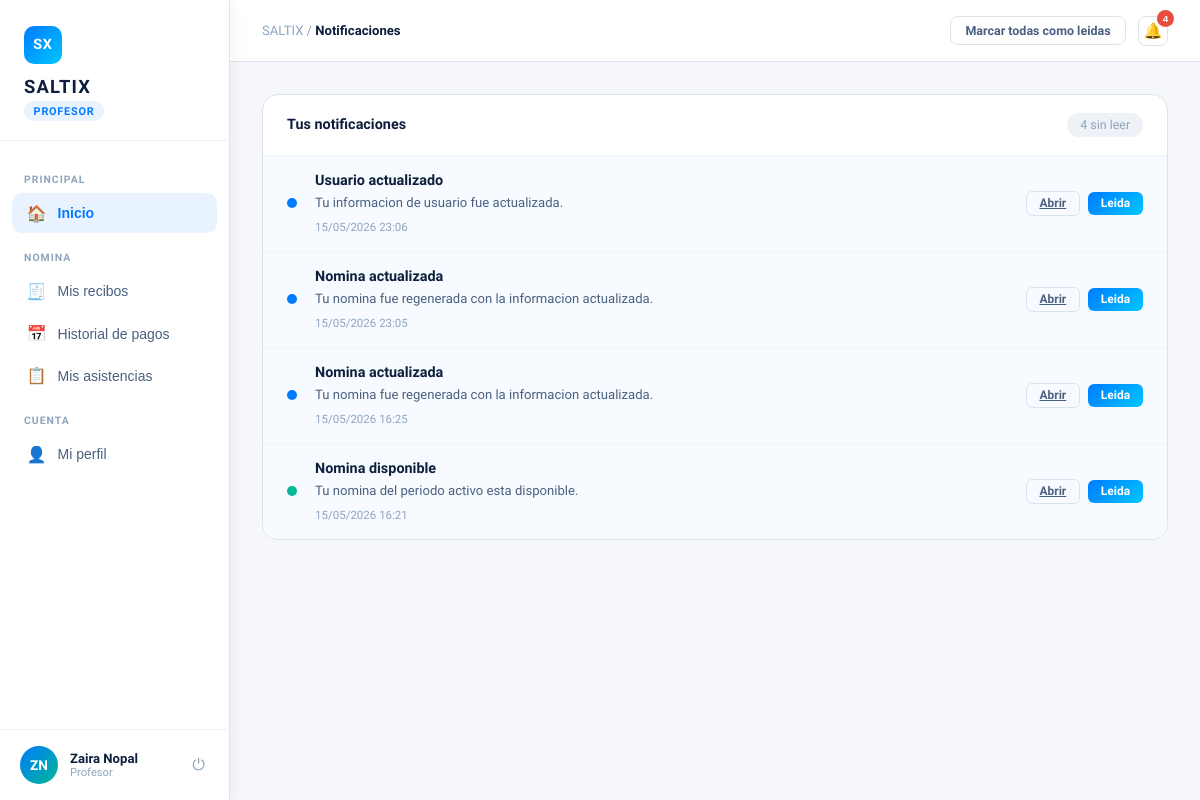
/notificaciones/ (signed in), run on the app's committed database.
### users/models.py (models this page shows, shortened)
class Usuario(AbstractBaseUser, PermissionsMixin):
    email = models.EmailField(max_length=254, unique=True)
    nombre = models.CharField(max_length=50, blank=False, null=False)
    apellido = models.CharField(max_length=50, blank=False, null=False)
    is_active = models.BooleanField(default=True)
    is_staff = models.BooleanField(default=False)
    date_joined = models.DateTimeField(default=timezone.now)
    last_login = models.DateTimeField(null=True, blank=True)
    rol_id = models.ForeignKey('Rol', on_delete=models.PROTECT, null=True, blank=True, related_name='users')
    objects = UsuarioManager()
    USERNAME_FIELD = "email"
    REQUIRED_FIELDS = ["nombre", "apellido"]

class Rol(models.Model):
    nombre = models.CharField(max_length=50, blank=False, null=False)
    descripcion = models.TextField(max_length=1000, blank=True, null=True)

### Notifications/models.py (models this page shows, shortened)
class Notificacion(models.Model):
    TIPOS = [
        ("info", "Info"),
        ("success", "Success"),
        ("warning", "Warning"),
        ("danger", "Danger"),
    ]
    usuario = models.ForeignKey(
        settings.AUTH_USER_MODEL,
        on_delete=models.CASCADE,
        related_name="notificaciones",
    )
    titulo = models.CharField(max_length=120)
    mensaje = models.TextField(max_length=1000)
    tipo = models.CharField(max_length=10, choices=TIPOS, default="info")
    url = models.CharField(max_length=255, blank=True)
    leida = models.BooleanField(default=False)
    archivada = models.BooleanField(default=False)
    creada_en = models.DateTimeField(auto_now_add=True)
    class Meta:
        ordering = ["-creada_en", "-id"]
        indexes = [
            models.Index(fields=["usuario", "leida", "archivada"]),
            models.Index(fields=["usuario", "creada_en"]),
        ]

### Notifications/views.py (the view)
# urls.py: path("", views.lista_notificaciones, name="list"),
@login_required
def lista_notificaciones(request):
    notificaciones = Notificacion.objects.filter(
        usuario=request.user,
        archivada=False,
    ).order_by("-creada_en", "-id")
    return render(
        request,
        "Notifications/lista.html",
        {"notificaciones": notificaciones},
    )

### Notifications/context_processors.py (called while the page is built)
def notifications(request):
    user = getattr(request, "user", None)
    if not user or not user.is_authenticated:
        return {}
    qs = Notificacion.objects.filter(usuario=user, archivada=False)
    return {
        "notification_unread_count": qs.filter(leida=False).count(),
        "notification_latest": qs.order_by("-creada_en")[:5],
    }

### Notifications/templates/Notifications/lista.html (shortened to what this page needs)
{% extends "core/layout.html" %}
{% load static %}
{% block page_css %}
<link rel="stylesheet" href="{% static 'css/dashboard_base.css' %}">
<link rel="stylesheet" href="{% static 'css/dashboard_shared.css' %}">
<link rel="stylesheet" href="{% static 'Notifications/css/notifications.css' %}">
{% endblock %}
{% block topbar %}
<div class="topbar">
  <div class="topbar-left">
    <div>
      <div class="breadcrumb">SALTIX / <strong>Notificaciones</strong></div>
    </div>
  </div>
  <div class="topbar-actions">
    <form action="{% url 'notifications:mark_all_read' %}" method="post">
      <button class="btn-outline" type="submit">Marcar todas como leidas</button>
    </form>
    {% include "Notifications/partials/bell.html" %}
  </div>
</div>
{% endblock %}
{% block content %}
<section class="notifications-page">
  <div class="table-wrap">
    <div class="table-header">
      <h3>Tus notificaciones</h3>
      <span class="topbar-date">{{ notification_unread_count }} sin leer</span>
    </div>
    <div class="notification-list">
      {% for notificacion in notificaciones %}
        <article class="notification-row {% if notificacion.leida %}is-read{% else %}is-unread{% endif %}">
          <span class="notification-dot type-{{ notificacion.tipo }}"></span>
          <div class="notification-copy">
            <div class="notification-title">{{ notificacion.titulo }}</div>
            <p>{{ notificacion.mensaje }}</p>
            <span>{{ notificacion.creada_en|date:"d/m/Y H:i" }}</span>
          </div>
          <div class="notification-actions">
            {% if notificacion.url %}
              <a class="btn-outline btn-sm" data-notification-link="1" data-mark-read-url="{% url 'notifications:mark_read' notificacion.id %}" href="{{ notificacion.url }}">Abrir</a>
            {% endif %}
            {% if not notificacion.leida %}
              <form action="{% url 'notifications:mark_read' notificacion.id %}" method="post">
                <button class="btn-primary btn-sm" type="submit">Leida</button>
              </form>
            {% endif %}
          </div>
        </article>
      {% empty %}
        <div class="notification-empty">No tienes notificaciones.</div>
      {% endfor %}
    </div>
  </div>
</section>
{% endblock %}

### core/templates/core/layout.html (shortened to what this page needs)
{% load static %}
<!DOCTYPE html>
<html lang="es">
<head>
  {% block page_css %}{% endblock %}
  <link rel="stylesheet" href="{% static 'Notifications/css/notifications.css' %}">
</head>
<body>
  {% if user.is_authenticated %}
    {% with role=user.rol_id.nombre|default:""|lower %}
      {% if role == "jefatura" %}
        <aside class="sidebar" id="sidebar">
          <div class="sidebar-logo">
            <div class="logo-mark">SX</div>
            <h1>SALTIX</h1>
            <span class="role-tag">Panel de Jefatura</span>
          </div>
          <nav>
            <button class="nav-item active" onclick="showPage('equipo', this)">
              <span class="icon">&#x1F465;</span> Mi equipo
            </button>
            <button class="nav-item" onclick="showPage('asistencia', this)">
              <span class="icon">&#x1F550;</span> Asistencia
            </button>
            <button class="nav-item" onclick="showPage('solicitudes', this)">
              <span class="icon">&#x1F4CB;</span> Solicitudes
              <span class="badge" id="badge-sol" style="position:relative;top:0;right:0;margin-left:auto;background:#e74c3c;color:#fff;border-radius:999px;padding:1px 7px;font-size:0.68rem;">{{ solicitudes_pendientes_total }}</span>
            </button>
            <button class="nav-item" onclick="showPage('reportes', this)">
              <span class="icon">&#x1F4CA;</span> Reportes
            </button>
          </nav>
          <div class="sidebar-profile">
            <div class="avatar">{{ user.nombre|default:"U"|slice:":1" }}{{ user.apellido|default:""|slice:":1" }}</div>
            <div class="profile-info">
              <div class="profile-name">{{ user.nombre }} {{ user.apellido }}</div>
              <div class="profile-role">{{ user.rol_id.nombre|default:"" }}</div>
            </div>
            <form action="{% url 'logout' %}" method="post" class="logout-form">
              {% csrf_token %}
              <button class="logout-btn" type="submit" title="Cerrar sesion">&#x23FB;</button>
            </form>
          </div>
        </aside>
      {% elif role == "profesor"%}
        <aside class="sidebar" id="sidebar">
          <div class="sidebar-logo">
            <div class="logo-mark">SX</div>
            <h1>SALTIX</h1>
            <span class="role-tag">Profesor</span>
          </div>
          <nav>
            <div class="nav-label">Principal</div>
            <button class="nav-item active" onclick="showPage('inicio',this)">
              <span class="icon">&#x1F3E0;</span>
              Inicio
            </button>
            <div class="nav-label">Nomina</div>
            <button class="nav-item" onclick="showPage('recibos',this)">
              <span class="icon">&#x1F9FE;</span>
              Mis recibos
            </button>
            <button class="nav-item" onclick="showPage('historial',this)">
              <span class="icon">&#x1F4C5;</span>
              Historial de pagos
            </button>
            <button class="nav-item" onclick="showPage('asistencias',this)">
              <span class="icon">&#x1F4CB;</span>
              Mis asistencias
            </button>
            <div class="nav-label">Cuenta</div>
            <button class="nav-item" onclick="showPage('perfil',this)">
              <span class="icon">&#x1F464;</span>
              Mi perfil
            </button>
          </nav>
          <div class="sidebar-profile">
            <div class="avatar">{{ user.nombre|default:"U"|slice:":1" }}{{ user.apellido|default:""|slice:":1" }}</div>
            <div class="profile-info">
              <div class="profile-name">{{ user.nombre }} {{ user.apellido }}</div>
              <div class="profile-role">{{ user.rol_id.nombre|default:"" }}</div>
            </div>
            <form action="{% url 'logout' %}" method="post" class="logout-form">
              <button class="logout-btn" type="submit" title="Cerrar sesion">&#x23FB;</button>
            </form>
          </div>
        </aside>
      {% endif %}
    {% endwith %}
  {% endif %}
  <div class="main">
    {% block topbar %}{% endblock %}
    <div class="content">
      {% block content %}{% endblock %}
    </div>
  </div>
</body>
</html>

### core/static/css/dashboard_shared.css (style rules this page uses)
.btn-sm { padding: .3rem .8rem; font-size: .75rem; border-radius: 6px; }

### Notifications/static/Notifications/css/notifications.css (style rules this page uses)
.topbar-actions { display: flex; align-items: center; gap: .75rem; }
.notifications-page { max-width: 980px; }
.notification-list { display: flex; flex-direction: column; }
.notification-row { display: grid; grid-template-columns: 12px 1fr auto; gap: 1rem; padding: 1rem 1.5rem; border-bottom: 1px solid var(--gray-100); align-items: center; }
.notification-row:last-child { border-bottom: none; }
.notification-row.is-unread { background: #f7fbff; }
.notification-dot { width: 10px; height: 10px; border-radius: 50%; }
.type-info { background: var(--accent); }
.type-success { background: var(--green); }
.notification-title { font-weight: 800; font-size: .9rem; margin-bottom: .25rem; }
.notification-copy p { color: var(--gray-600); font-size: .82rem; line-height: 1.45; margin-bottom: .25rem; }
.notification-copy span { color: var(--gray-400); font-size: .72rem; }
.notification-actions { display: flex; gap: .5rem; align-items: center; }
.notification-actions form { margin: 0; }

### data on the page
Usuario: nombre "Z", apellido "N", nombre "Zaira", apellido "Nopal", rol_id.nombre "Profesor"
Notificacion: titulo "Usuario actualizado", mensaje "Tu informacion de usuario fue actualizada.", creada_en "15/05/2026 23:06", leida "Leida"
Notificacion: titulo "Nomina actualizada", mensaje "Tu nomina fue regenerada con la informacion actualizada.", creada_en "15/05/2026 23:05", leida "Leida"
Notificacion: titulo "Nomina actualizada", mensaje "Tu nomina fue regenerada con la informacion actualizada.", creada_en "15/05/2026 16:25", leida "Leida"
Notificacion: titulo "Nomina disponible", mensaje "Tu nomina del periodo activo esta disponible.", creada_en "15/05/2026 16:21", leida "Leida"

### other printed values
{{ notification_unread_count }} "4"
